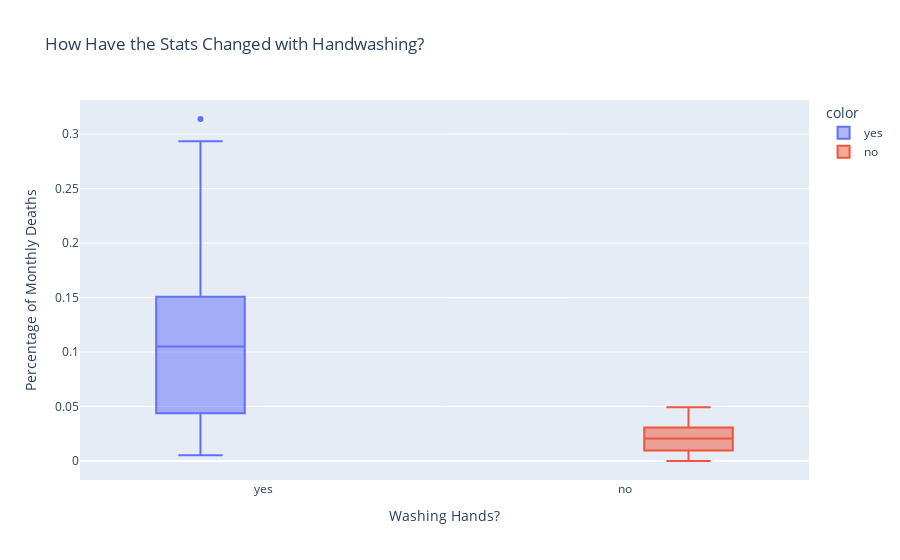

The notebook cell this image was saved under:
### Code cell
box = px.box(y=df_monthly.pct_deaths,x=df_monthly.day_before_handwash,color=df_monthly.day_before_handwash,title='How Have the Stats Changed with Handwashing?')
box.update_layout(xaxis_title='Washing Hands?',yaxis_title='Percentage of Monthly Deaths',)
 
box.show()

### Figure 1 — Plotly figure (JSON) as saved in the notebook; plotly's stock layout.template omitted (floating-point values rounded to 4 significant figures)
{"data": [{"alignmentgroup": "True", "hovertemplate": "color=yes<br>x=%{x}<br>y=%{y}<extra></extra>", "legendgroup": "yes", "marker": {"color": "#636efa"}, "name": "yes", "notched": false, "offsetgroup": "yes", "orientation": "v", "showlegend": true, "type": "box", "x": ["yes", "yes", "yes", "yes", "yes", "yes", "yes", "yes", "yes", "yes", "yes", "yes", "yes", "yes", "yes", "yes", "yes", "yes", "yes", "yes", "yes", "yes", "yes", "yes", "yes", "yes", "yes", "yes", "yes", "yes", "yes", "yes", "yes", "yes", "yes", "yes", "yes", "yes", "yes", "yes", "yes", "yes", "yes", "yes", "yes", "yes", "yes", "yes", "yes", "yes", "yes", "yes", "yes", "yes", "yes", "yes", "yes", "yes", "yes", "yes", "yes", "yes", "yes", "yes", "yes", "yes", "yes", "yes", "yes", "yes", "yes", "yes", "yes", "yes", "yes", "yes"], "x0": " ", "xaxis": "x", "y": [0.1457, 0.07531, 0.04332, 0.01569, 0.007843, 0.05, 0.08421, 0.01351, 0.01878, 0.1102, 0.2255, 0.2085, 0.1222, 0.1023, 0.1074, 0.03226, 0.06593, 0.2078, 0.2546, 0.1839, 0.2934, 0.2297, 0.3138, 0.1912, 0.1597, 0.1241, 0.1193, 0.06098, 0.04082, 0.005236, 0.01554, 0.02262, 0.176, 0.07143, 0.08051, 0.1516, 0.1128, 0.1703, 0.1731, 0.05833, 0.02679, 0.04369, 0.0632, 0.01224, 0.03226, 0.1102, 0.1055, 0.07591, 0.04745, 0.04452, 0.04231, 0.04392, 0.07143, 0.06122, 0.03586, 0.1055, 0.1484, 0.1094, 0.1049, 0.1339, 0.1809, 0.1543, 0.1897, 0.1344, 0.1015, 0.131, 0.1806, 0.1439, 0.1496, 0.1077, 0.05369, 0.03215, 0.01923, 0.03607, 0.1827, 0.1224], "y0": " ", "yaxis": "y"}, {"alignmentgroup": "True", "hovertemplate": "color=no<br>x=%{x}<br>y=%{y}<extra></extra>", "legendgroup": "no", "marker": {"color": "#EF553B"}, "name": "no", "notched": false, "offsetgroup": "no", "orientation": "v", "showlegend": true, "type": "box", "x": ["no", "no", "no", "no", "no", "no", "no", "no", "no", "no", "no", "no", "no", "no", "no", "no", "no", "no", "no", "no", "no", "no"], "x0": " ", "xaxis": "x", "y": [0.02239, 0.012, 0.01894, 0.0458, 0.03957, 0.04472, 0.0293, 0.03534, 0.006873, 0, 0.006557, 0.009585, 0.01136, 0.003717, 0, 0.009615, 0.02341, 0.02903, 0.0134, 0.02233, 0.03085, 0.04926], "y0": " ", "yaxis": "y"}], "layout": {"boxmode": "group", "legend": {"title": {"text": "color"}, "tracegroupgap": 0}, "title": {"text": "How Have the Stats Changed with Handwashing?"}, "xaxis": {"anchor": "y", "domain": [0, 1], "title": {"text": "Washing Hands?"}}, "yaxis": {"anchor": "x", "domain": [0, 1], "title": {"text": "Percentage of Monthly Deaths"}}}}
